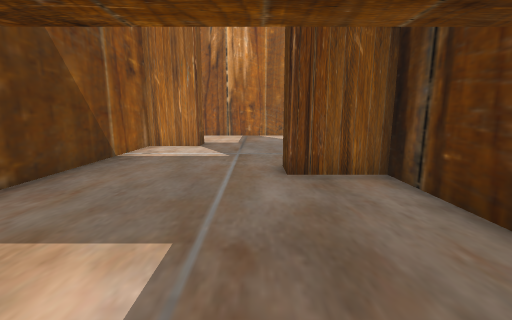
[1] (above)

18 first-person views from a walk through a scene from a Unity 3-D project. The camera is 1.3 m above the floor, tilts 10° down and sees 90° across. The floor is counted in squares, 1 m on a side. Each view is taken from the middle of a square. On the plan, view 1 faces up. The plan holds only what a view shows up to about 13 squares ahead; the rest is blank. The place goes on beyond the plan. The player character is not drawn. Some animated figures are left out. Some surface patterns are stand-ins.

[2]
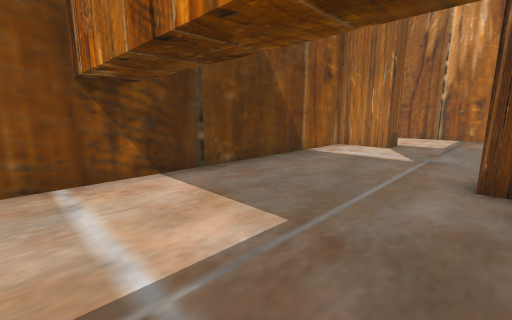

[3]
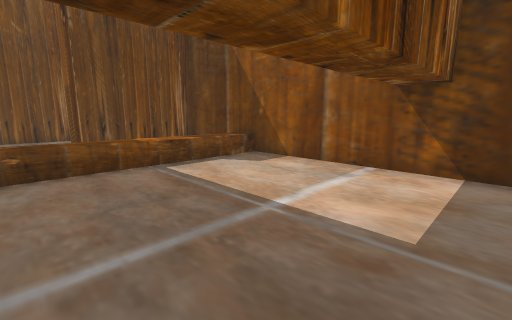

[4]
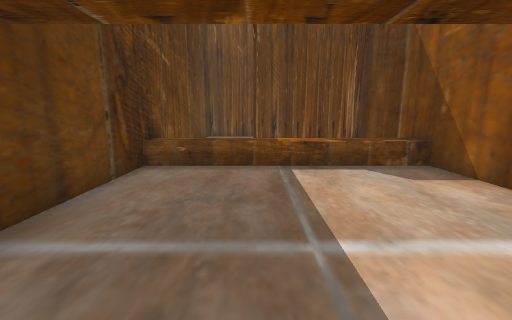

[5]
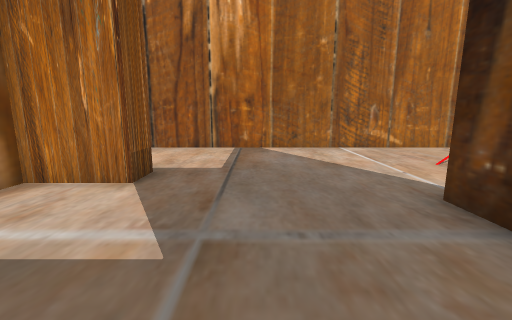

[6]
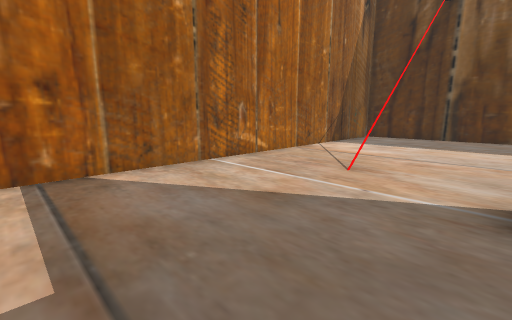

[7]
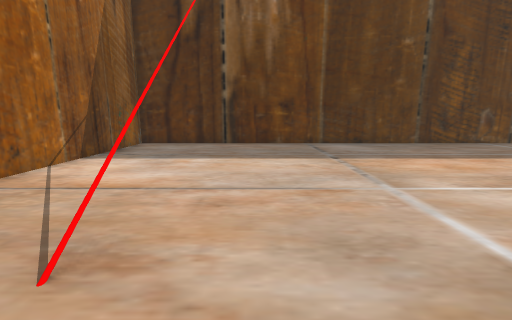

[8]
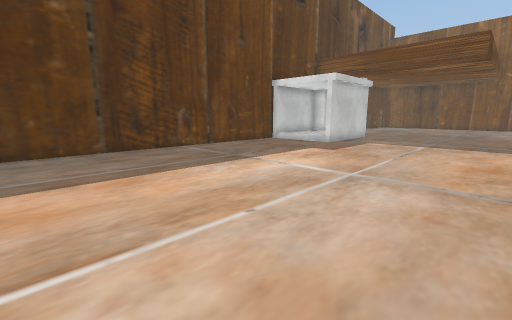

[9]
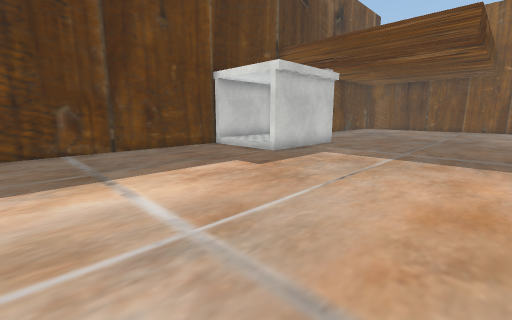

[10]
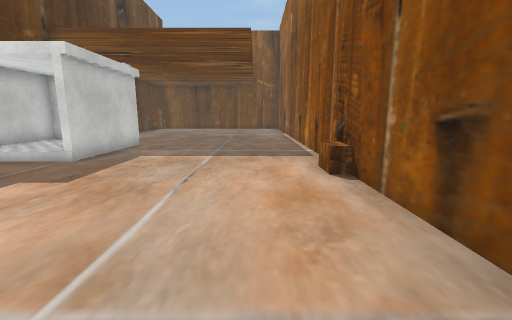

[11]
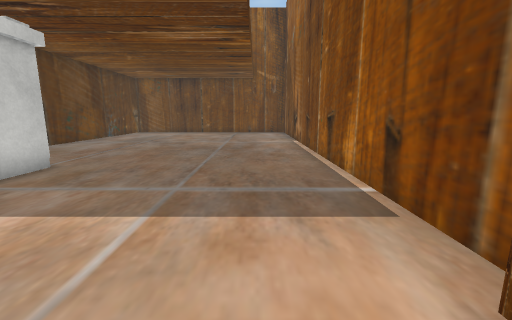

[12]
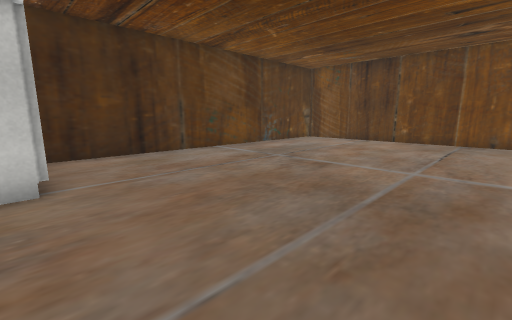

[13]
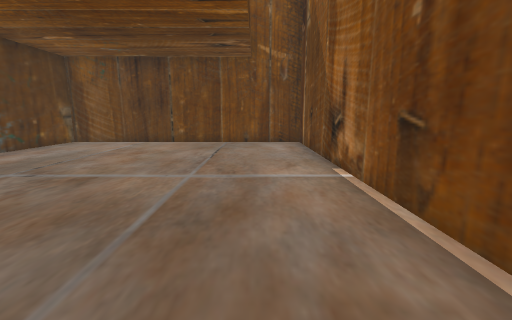

[14]
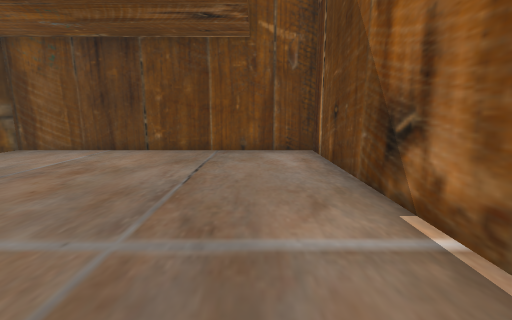

[15]
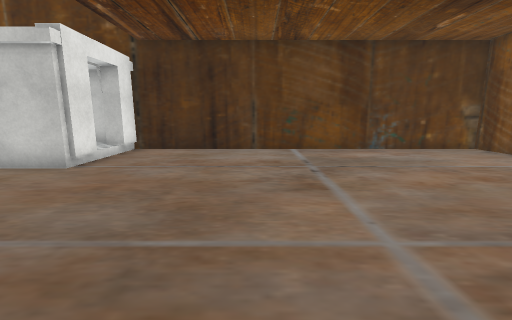

[16]
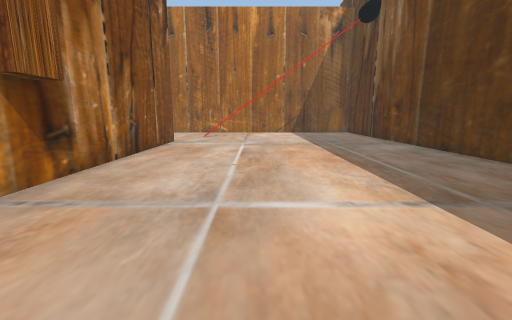

[17]
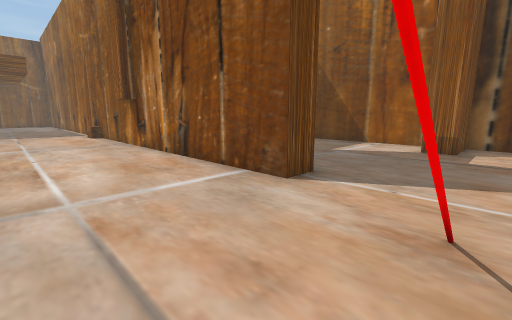

[18]
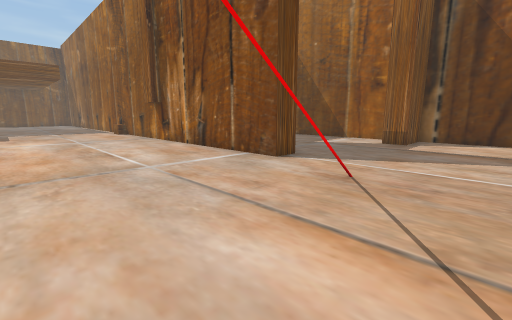

### Floor plan
Points are (right, up) in squares from view 1. A wall is a line through its corners. A room is listed if a view was taken in it or the views show most of it. See-through windows are left out.
Room 1 (views 1, 2, 3, 4, 5, 6, 7)
walls: (2.9, 2.8) (2.9, 5.5) (0.7, 5.5) (0.7, 6.5); (2.9, 8.8) (2.9, 9.8) (3.9, 9.8); (-4.5, 15.1) (-4.5, 11.8) (-2.4, 11.8) (-2.4, 10.8) (-4.5, 10.8) (-4.5, -7.8) (0.1, -7.8) (0.1, -8.9); (5.5, 16.3) (-4.2, 16.3); (2.9, -10.1) (2.9, 0.4)
low walls: (-4.6, -3.5) (3, -3.5); (6.1, 12.4) (5.4, 12.8)
ways out: opening at (5.8, 10.5) to room 2; opening at (6.5, 14.5) to room 2
Room 2 (views 8, 9, 10, 11, 12, 13, 14, 15, 16, 17, 18)
walls: (14.9, -5.2) (14.9, 16.3) (5.5, 16.3); (3.9, 9.8) (3.9, -22.5) (14.9, -22.5) (14.9, -9.2); (6.8, 12.5) (6.2, 12.7); (6.3, 12.9) (7, 12.7) (6.1, 12.4); (6.6, 13) (7.2, 12.6) (5.5, 12.7); (5.9, 12.9) (6.3, 12.7); (5.4, 12.8) (7, 12.7) (5.5, 12.6) (7.2, 12.8) (6.6, 12.4) (5.9, 12.8); (5.5, 12.9) (6.3, 12.7)
low walls: (4.4, -3.5) (4.4, -4.6); (6.3, 12.5) (5.4, 12.8)
ways out: opening at (5.8, 10.5) to room 1; opening at (6.5, 14.5) to room 1
objects: elevator (11, -9) to (12, -5); elevator (14, -9)

Where each view was taken, in squares from view 1:
view 1: 0 up, 0 right, facing up
view 2: 0 up, 1 right, facing up-left
view 3: 3 up, 2 right, facing down-left
view 4: 3 up, 0 right, facing down
view 5: 6 up, 0 right, facing up
view 6: 10 up, 1 left, facing up-right
view 7: 11 up, 3 right, facing right
view 8: 6 up, 5 right, facing down-right
view 9: 2 up, 5 right, facing down-right
view 10: 2 up, 6 right, facing down
view 11: 3 down, 6 right, facing down
view 12: 9 down, 6 right, facing down-right
view 13: 10 down, 6 right, facing down
view 14: 13 down, 6 right, facing down
view 15: 14 down, 5 right, facing right
view 16: 3 down, 8 right, facing up
view 17: 13 up, 8 right, facing down-left
view 18: 15 up, 10 right, facing down-left
